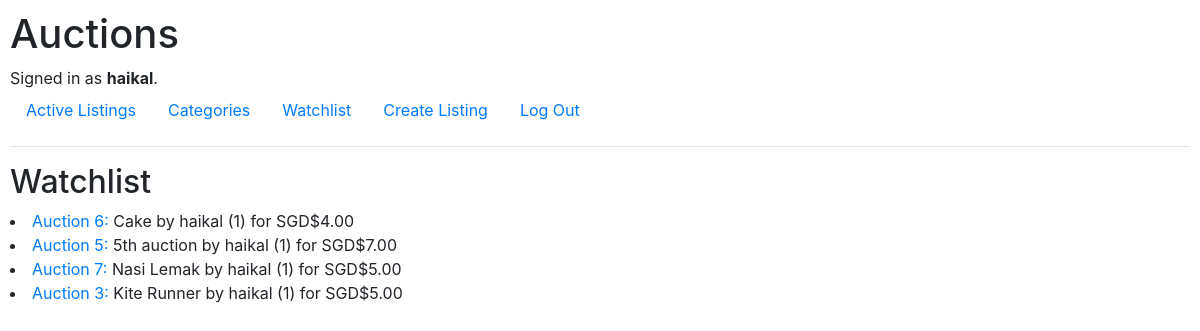
/auctions/watchlist (signed in), run on the app's committed database.
### auctions/models.py (models this page shows, shortened)
class User(AbstractUser):
    country = models.CharField(max_length=64)
    def __str__(self):
        return f"{self.username} ({self.id})"

class Auction(models.Model):
    title = models.CharField(max_length=32)
    description = models.TextField(max_length=100)
    user = models.ForeignKey(User, on_delete=models.CASCADE, related_name="listings")
    watchlist = models.ManyToManyField(User, blank=True, related_name="watchlist")
    price = models.DecimalField(max_digits=5, decimal_places=2) # initial price
    bid = models.DecimalField(max_digits=5, decimal_places=2)
    bidder = models.ManyToManyField(User, blank=True, related_name="bidder")
    picture = models.URLField()
    category = models.CharField(max_length=32)

### auctions/views.py (the view)
# urls.py: path("watchlist", views.watchlist, name="watchlist"),
@login_required(login_url='/accounts/login/')
def watchlist(request):
    user = request.user
    watchlist = user.watchlist.all()
    return render(request, "auctions/watchlist.html", {
        "watchlist": watchlist
    })

### auctions/templates/auctions/watchlist.html
{% extends "auctions/layout.html" %}
{% block body %}
    <h2>Watchlist</h2>
    {% for listing in watchlist %}
            <li> <a href="{% url 'auctions:listing' listing.id %}">Auction {{ listing.id }}:</a> {{ listing.title }} by {{ listing.user }} for SGD${{ listing.price }} </li>
    {% endfor %}
{% endblock %}

### auctions/templates/auctions/layout.html (shortened to what this page needs)
{% load static %}
<!DOCTYPE html>
<html lang="en">
    <head>
        <link rel="stylesheet" href="https://stackpath.bootstrapcdn.com/bootstrap/4.4.1/css/bootstrap.min.css">
        <link href="{% static 'auctions/styles.css' %}" rel="stylesheet">
    </head>
    <body>
        <h1>Auctions</h1>
        <div>
            {% if user.is_authenticated %}
                Signed in as <strong>{{ user.username }}</strong>.
            {% else %}
                Not signed in.
            {% endif %}
        </div>
        <ul class="nav">
            {% if user.is_authenticated %}
                <li class="nav-item">
                    <a class="nav-link" href="{% url 'auctions:index' %}">Active Listings</a>
                </li>
                <li class="nav-item">
                    <a class="nav-link" href="{% url 'auctions:index' %}">Categories</a>
                </li>
                <li>
                    <a class="nav-link" href="{% url 'auctions:watchlist' %}">Watchlist</a>
                </li>
                <li class="nav-item">
                    <a class="nav-link" href="{% url 'auctions:createListing' %}">Create Listing</a>
                </li>
                <li class="nav-item">
                    <a class="nav-link" href="{% url 'auctions:logout' %}">Log Out</a>
                </li>
            {% endif %}
        </ul>
        <hr>
        {% block body %}
        {% endblock %}
    </body>
</html>

### auctions/static/auctions/styles.css (style rules this page uses)
body { padding: 10px; }

### data on the page
User: username "haikal"
Auction: id "6", title "Cake", user "haikal (1)", price "4.00"
Auction: id "5", title "5th auction", user "haikal (1)", price "7.00"
Auction: id "7", title "Nasi Lemak", user "haikal (1)", price "5.00"
Auction: id "3", title "Kite Runner", user "haikal (1)", price "5.00"
